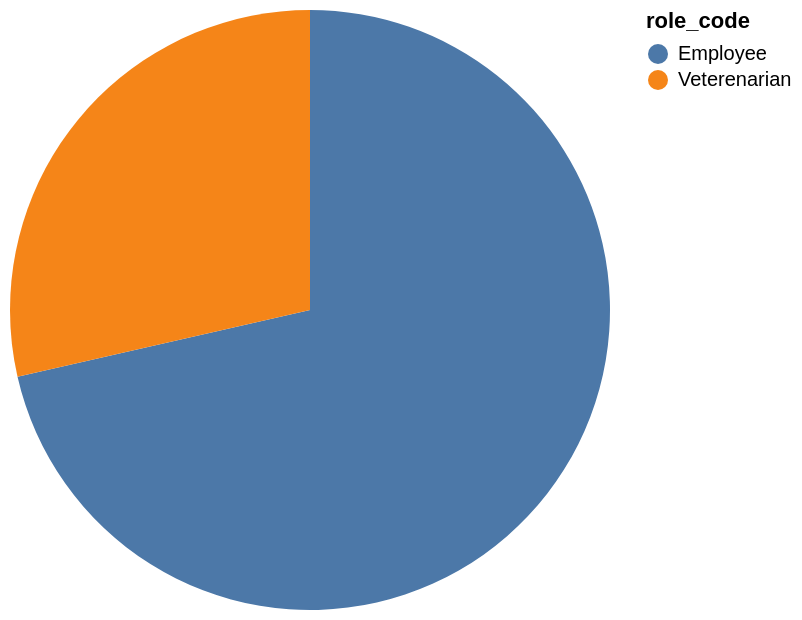

The Vega-Lite source for this figure:
### Vega-Lite specification from a JSON file in a GitHub repository (floating-point values rounded to 4 significant figures)
{"data": {"values": [{"x_data": "Employee", "y_data": 5}, {"x_data": "Veterenarian", "y_data": 2}]}, "mark": "arc", "encoding": {"theta": {"field": "y_data", "type": "quantitative", "title": "COUNT(role_code)"}, "color": {"field": "x_data", "type": "nominal", "title": "role_code"}}}
